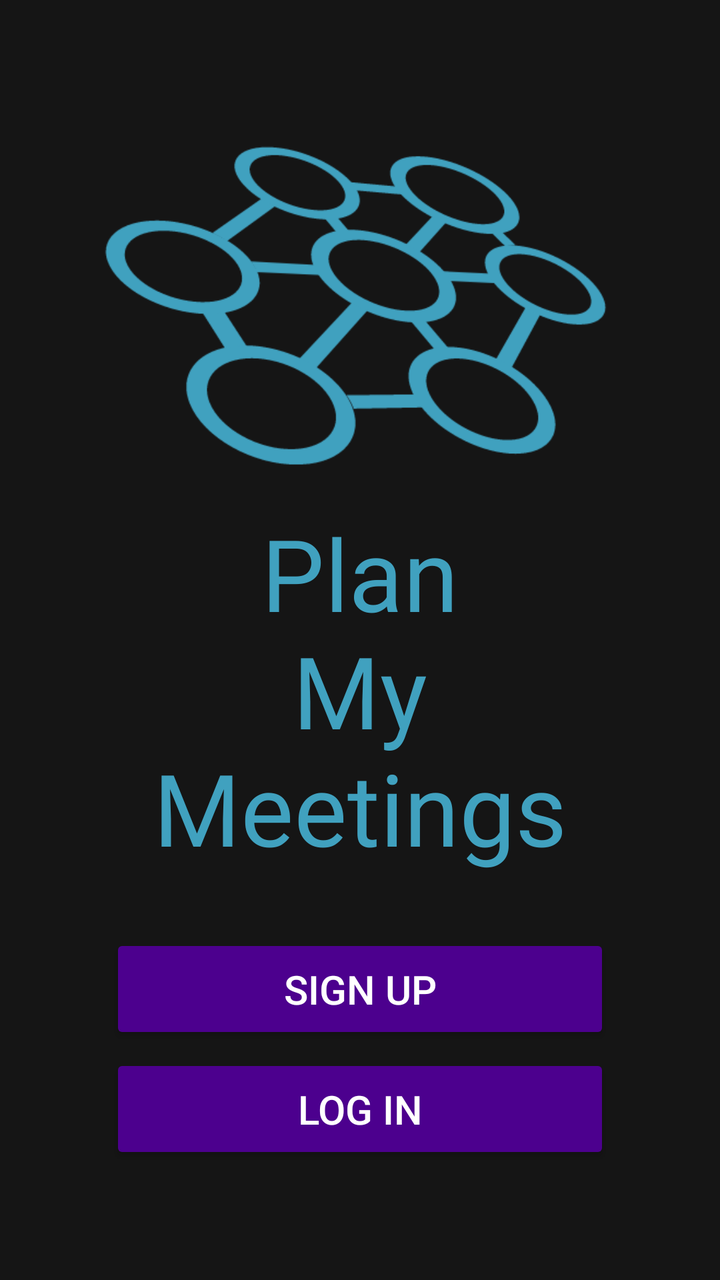
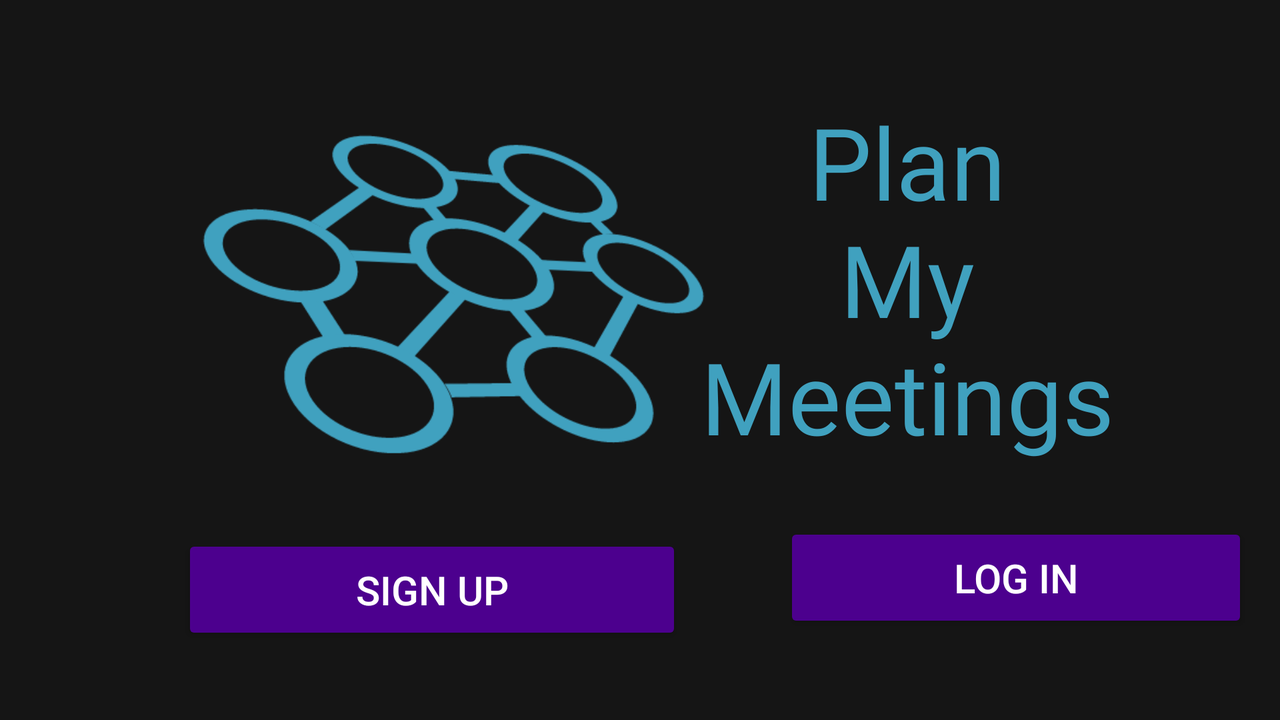

Compare how this app lays out the same screen by default and in its alternative resource folder. The renders come first, then the two layout files and the values they reference.
<!-- AndroidManifest.xml: application theme Theme.PlanMyMeetings -->
<!-- res/layout/activity_main.xml -->
<?xml version="1.0" encoding="utf-8"?>
<LinearLayout xmlns:android="http://schemas.android.com/apk/res/android"
    xmlns:app="http://schemas.android.com/apk/res-auto"
    xmlns:tools="http://schemas.android.com/tools"
    android:layout_width="match_parent"
    android:layout_height="match_parent"
    android:background="@color/background_color"
    android:gravity="center"
    android:orientation="vertical"
    android:padding="16dp"
    android:theme="@style/Theme.PlanMyMeetings"
    tools:context=".MainActivity">


    <ImageView
        android:id="@+id/imageView"
        android:layout_width="270dp"
        android:layout_height="200dp"
        android:contentDescription="@string/logo"
        app:srcCompat="@drawable/logo" />

    <TextView
        style="@style/TitleText"
        android:text="Plan\nMy\nMeetings"
        android:textAlignment="center" />

    <Button
        style="@style/MainButtonStyle"
        android:onClick="gotoRegister"
        android:text="@string/register" />

    <Button
        style="@style/MainButtonStyle"
        android:layout_margin="5dp"
        android:onClick="gotoLogin"
        android:text="@string/login" />

</LinearLayout>
<!-- resources referenced by this layout -->
<resources>
  <color name="background_color">#151515</color>
  <!-- drawable logo: png bitmap (drawable, 22595 bytes) -->
  <string name="login">Log In</string>
  <string name="logo">logo</string>
  <string name="register">Sign Up</string>
  <style name="MainButtonStyle" parent="Widget.AppCompat.Button">
          <item name="android:layout_width">wrap_content</item>
          <item name="android:layout_height">wrap_content</item>
          <item name="backgroundTint">@color/primary_color</item>
          <item name="android:textColor">@color/white</item>
          <item name="android:width">250dp</item>
          <item name="android:height">55dp</item>
          <item name="android:textSize">20sp</item>
      </style>
  <style name="Theme.PlanMyMeetings" parent="Theme.MaterialComponents.DayNight.DarkActionBar">
          
          <item name="colorPrimary">@color/primary_color</item>
  
          <item name="colorOnPrimary">@color/white</item>
          
          <item name="colorSecondary">@color/secondary_color</item>
  
          <item name="colorOnSecondary">@color/white</item>
          
          <item name="android:statusBarColor" tools:targetApi="l">?attr/colorPrimaryVariant</item>
          
      </style>
  <style name="TitleText" parent="Widget.AppCompat.TextView">
          <item name="android:layout_width">wrap_content</item>
          <item name="android:layout_height">wrap_content</item>
          <item name="android:textSize">50sp</item>
          <item name="android:textColor">@color/secondary_color</item>
          <item name="fontFamily">@font/audiowide</item>
          <item name="android:layout_marginBottom">30dp</item>
      </style>
  <color name="primary_color">#4C008E</color>
  <color name="white">#FFFFFF</color>
  <color name="secondary_color">#40A1BF</color>
</resources>
<!-- res/layout-land/activity_main.xml (the repository's variant of the layout above) -->
<!-- drawn on the phone turned sideways -->
<?xml version="1.0" encoding="utf-8"?>
<RelativeLayout xmlns:android="http://schemas.android.com/apk/res/android"
    xmlns:app="http://schemas.android.com/apk/res-auto"
    xmlns:tools="http://schemas.android.com/tools"
    android:layout_width="match_parent"
    android:layout_height="match_parent"
    android:orientation="vertical"
    android:padding="16dp"
    android:gravity="center"
    android:theme="@style/Theme.PlanMyMeetings"
    android:background="@color/background_color"
    tools:context=".MainActivity"
    >


    <ImageView
        android:id="@+id/imageView"
        android:layout_width="270dp"
        android:layout_height="200dp"
        android:layout_alignParentStart="true"
        android:layout_alignParentTop="true"
        android:layout_marginStart="78dp"
        android:layout_marginTop="10dp"
        android:contentDescription="@string/logo"
        app:srcCompat="@drawable/logo" />

    <TextView
        android:id="@+id/titleText"
        style="@style/TitleText"
        android:layout_alignParentEnd="true"
        android:layout_marginTop="10dp"
        android:layout_marginEnd="67dp"
        android:text="Plan\nMy\nMeetings"
        android:textAlignment="center" />

    <Button
        android:id="@+id/signUp"
        style="@style/MainButtonStyle"
        android:layout_below="@id/imageView"
        android:layout_alignParentStart="true"
        android:layout_marginStart="75dp"
        android:layout_marginTop="20dp"
        android:onClick="gotoRegister"
        android:text="@string/register" />

    <Button
        style="@style/MainButtonStyle"
        android:layout_below="@id/titleText"
        android:layout_marginStart="51dp"
        android:layout_toEndOf="@id/signUp"
        android:onClick="gotoLogin"
        android:text="@string/login" />

</RelativeLayout>
